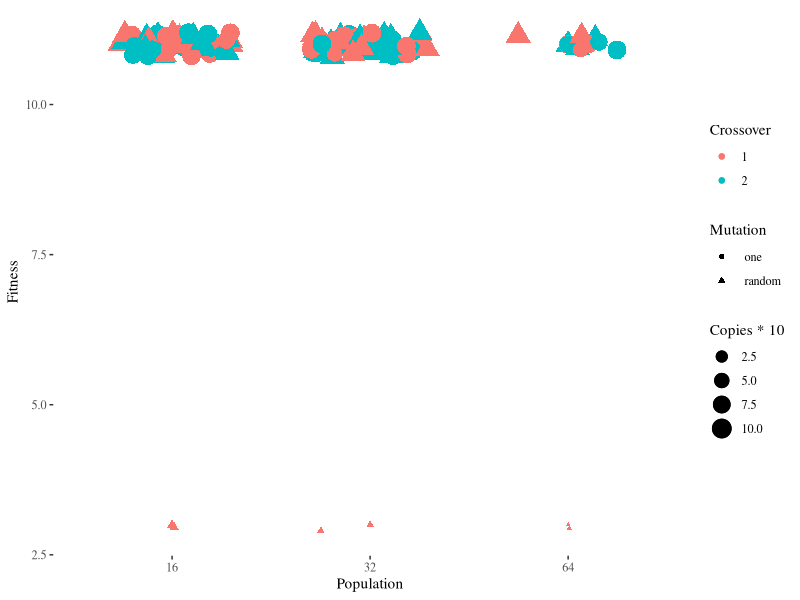
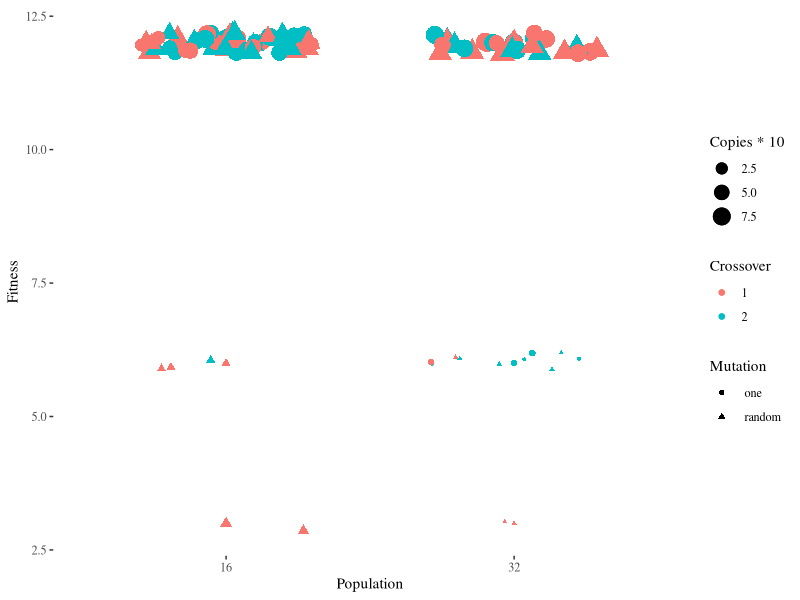
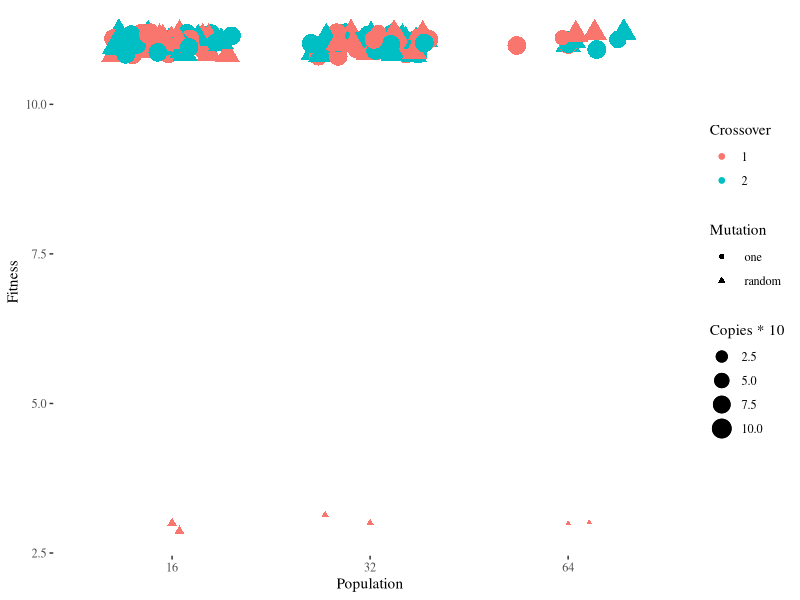
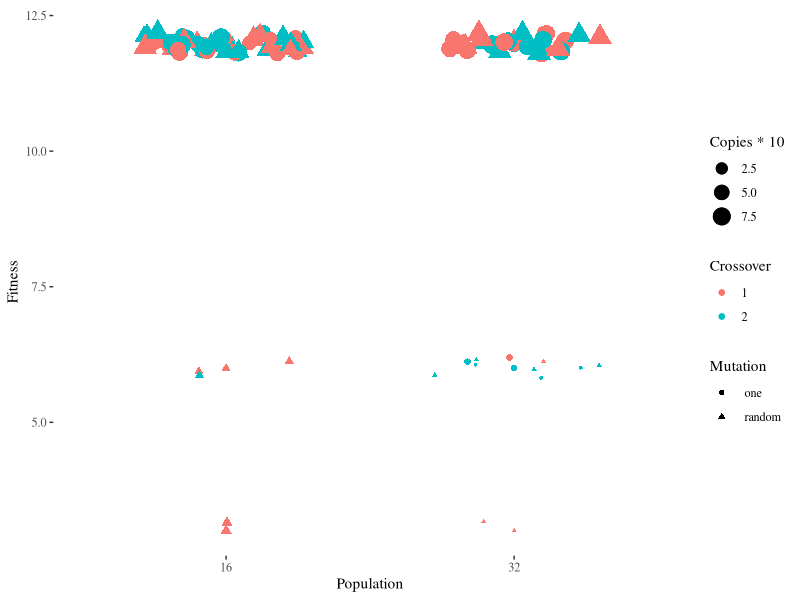

Source code (R) for these figures, in order:
library(ggplot2)
library(ggthemes)

data <- read.csv("all_results.csv")
data$Crossover <- as.factor(data$Crossover)
data$Population <- as.factor(data$Population)
data.web <- data[data$Web == "Static",]

ggplot(data.web, aes(x=Population,y=Fitness,color=Crossover,shape=Mutation, size=Copies*10)) + geom_point()+ theme_tufte()+ geom_jitter(width = 0.3, height=0.2)
ggsave("static.png",width=190, units="mm")

data.juice <- data[data$Web == "Juice Shop",]

ggplot(data.juice, aes(x=Population,y=Fitness,color=Crossover,shape=Mutation, size=Copies*10)) + geom_point()+ theme_tufte()+ geom_jitter(width = 0.3, height=0.2)
ggsave("juice-shop.png", width=190, units="mm")
